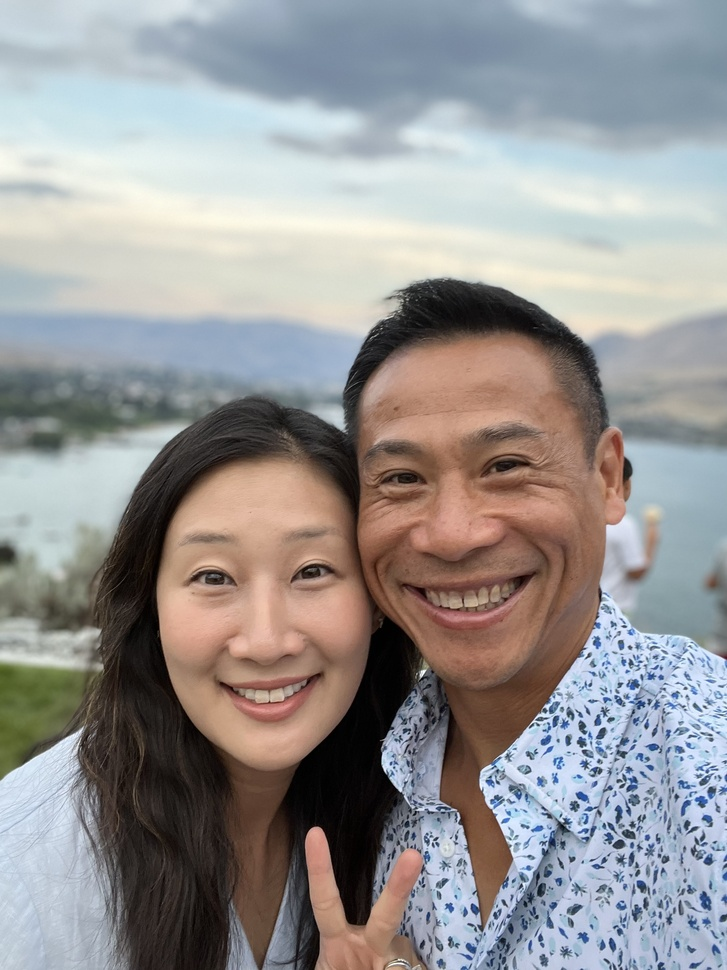
#> input picture curated_photos_2023/02_score-84_Library - 261 of 310.jpeg, 727 x 970 px, shrunk from 2316 x 3088 before the run
$ python -i exposure.py   (imports and definitions only)
#> lines starting #> are read from the running program, lines starting #| are printed output that depends on the picture
"""
Exposure Analysis Module

This module implements exposure scoring using histogram distribution analysis.
It detects over/under-exposed images by analyzing pixel distribution.

Algorithm: Histogram Distribution Analysis
- Fast histogram computation (O(n))
- No ML required
- Works for both B&W and color photos
"""

from typing import Dict, Tuple
import numpy as np
import cv2


def calculate_exposure_score(image: np.ndarray) -> float:
    """
    Calculate exposure score using histogram analysis.

    The algorithm analyzes the distribution of pixel intensities:
    - Overexposure: Too many pixels at maximum brightness (clipped highlights)
    - Underexposure: Too many pixels at minimum brightness (crushed shadows)
    - Well-exposed: Bell curve distribution with most pixels in mid-tones

    Args:
        image: Input image as numpy array (RGB or grayscale)
               Shape: (height, width, 3) for RGB or (height, width) for grayscale

    Returns:
        float: Exposure score from 0-100
               - 0-30: Severely over/underexposed (lost detail)
               - 30-50: Poor exposure (recoverable)
               - 50-70: Acceptable exposure
               - 70-100: Well-exposed

    Raises:
        ValueError: If image is None or has invalid dimensions
        TypeError: If image is not a numpy array

    Examples:
        >>> import cv2
        >>> image = cv2.imread('photo.jpg')
        >>> score = calculate_exposure_score(image)
        >>> print(f"Exposure: {score:.1f}")
        Exposure: 82.3

        >>> # Handle overexposed image
        >>> overexposed = cv2.imread('washed_out.jpg')
        >>> score = calculate_exposure_score(overexposed)
        >>> if score < 50:
        ...     print("Warning: Poor exposure detected")
    """
    # Input validation
    if image is None:
        raise ValueError("Image cannot be None")

    if not isinstance(image, np.ndarray):
        raise TypeError(f"Image must be numpy array, got {type(image)}")

    if image.size == 0:
        raise ValueError("Image cannot be empty")

    if len(image.shape) not in (2, 3):
        raise ValueError(f"Image must be 2D or 3D array, got shape {image.shape}")

    # Convert to grayscale for consistent analysis
    if len(image.shape) == 3:
        if image.shape[2] == 3:
            gray = cv2.cvtColor(image, cv2.COLOR_BGR2GRAY)
        elif image.shape[2] == 1:
            gray = image.squeeze()
        else:
            raise ValueError(f"Unexpected number of channels: {image.shape[2]}")
    else:
        gray = image

    # Calculate histogram (256 bins for 8-bit image)
    hist = cv2.calcHist([gray], [0], None, [256], [0, 256])
    hist = hist.flatten() / hist.sum()  # Normalize to probabilities

    # Detect clipping (overexposure)
    # Top 2% of intensity range (pixels >= 250)
    highlights_clipped = hist[250:].sum()

    # Detect crushing (underexposure)
    # Bottom 2% of intensity range (pixels <= 5)
    shadows_crushed = hist[:5].sum()

    # Calculate distribution (well-exposed has bell curve)
    # Middle 60% of intensity range (50-200)
    mid_tones = hist[50:200].sum()

    # Scoring formula
    # Penalize clipping and crushing (each can reduce score by up to 100 points)
    # Reward good mid-tone distribution (can add up to 50 points)
    clipping_penalty = highlights_clipped * 100
    crushing_penalty = shadows_crushed * 100
    distribution_bonus = mid_tones * 50

    # Calculate final score
    score = 100.0 - clipping_penalty - crushing_penalty + distribution_bonus

    # Clamp to 0-100 range
    score = max(0.0, min(100.0, score))

    return float(score)


def get_exposure_tier(score: float) -> str:
    """
    Convert exposure score to quality tier.

    Args:
        score: Exposure score (0-100)

    Returns:
        str: Quality tier ('severe', 'poor', 'acceptable', 'well_exposed')

    Examples:
        >>> get_exposure_tier(25.0)
        'severe'
        >>> get_exposure_tier(85.0)
        'well_exposed'
    """
    if score < 30:
        return 'severe'
    elif score < 50:
        return 'poor'
    elif score < 70:
        return 'acceptable'
    else:
        return 'well_exposed'


def analyze_histogram(image: np.ndarray) -> Dict[str, float]:
    """
    Perform detailed histogram analysis.

    Args:
        image: Input image as numpy array

    Returns:
        dict: Dictionary containing:
            - highlights_clipped (float): Percentage of overexposed pixels
            - shadows_crushed (float): Percentage of underexposed pixels
            - mid_tones (float): Percentage of pixels in mid-tone range
            - mean_intensity (float): Average pixel intensity (0-255)
            - std_intensity (float): Standard deviation of intensity

    Examples:
        >>> analysis = analyze_histogram(image)
        >>> print(f"Clipped highlights: {analysis['highlights_clipped']:.1%}")
        Clipped highlights: 5.2%
    """
    # Convert to grayscale
    if len(image.shape) == 3:
        gray = cv2.cvtColor(image, cv2.COLOR_BGR2GRAY)
    else:
        gray = image

    # Calculate histogram
    hist = cv2.calcHist([gray], [0], None, [256], [0, 256])
    hist = hist.flatten() / hist.sum()

    return {
        'highlights_clipped': float(hist[250:].sum()),
        'shadows_crushed': float(hist[:5].sum()),
        'mid_tones': float(hist[50:200].sum()),
        'mean_intensity': float(gray.mean()),
        'std_intensity': float(gray.std())
    }


def calculate_exposure_with_metadata(image: np.ndarray) -> dict:
    """
    Calculate exposure score with additional metadata.

    Args:
        image: Input image as numpy array

    Returns:
        dict: Dictionary containing:
            - score (float): Exposure score (0-100)
            - tier (str): Quality tier
            - histogram_analysis (dict): Detailed histogram metrics
            - dimensions (tuple): Image dimensions (height, width)

    Examples:
        >>> result = calculate_exposure_with_metadata(image)
        >>> print(result)
        {
            'score': 82.3,
            'tier': 'well_exposed',
            'histogram_analysis': {
                'highlights_clipped': 0.02,
                'shadows_crushed': 0.01,
                'mid_tones': 0.78,
                'mean_intensity': 125.5,
                'std_intensity': 45.2
            },
            'dimensions': (1920, 1080)
        }
    """
    # Convert to grayscale
    if len(image.shape) == 3:
        gray = cv2.cvtColor(image, cv2.COLOR_BGR2GRAY)
    else:
        gray = image

    # Calculate score
    score = calculate_exposure_score(image)

    # Get detailed analysis
    histogram_analysis = analyze_histogram(image)

    return {
        'score': float(score),
        'tier': get_exposure_tier(score),
        'histogram_analysis': histogram_analysis,
        'dimensions': gray.shape
    }


# [39 lines left out: function detect_exposure_issues, not called in this run]

>>> import cv2
>>> picture = cv2.imread('../../../curated_photos_2023/02_score-84_Library - 261 of 310.jpeg')
#> picture is the input picture: shape (970, 727, 3); mean B, G, R 148.8, 148.9, 150.8
>>> result = calculate_exposure_with_metadata(picture)
#> in calculate_exposure_with_metadata, `gray = cv2.cvtColor(image, cv2.COLOR_BGR2GRAY)`:
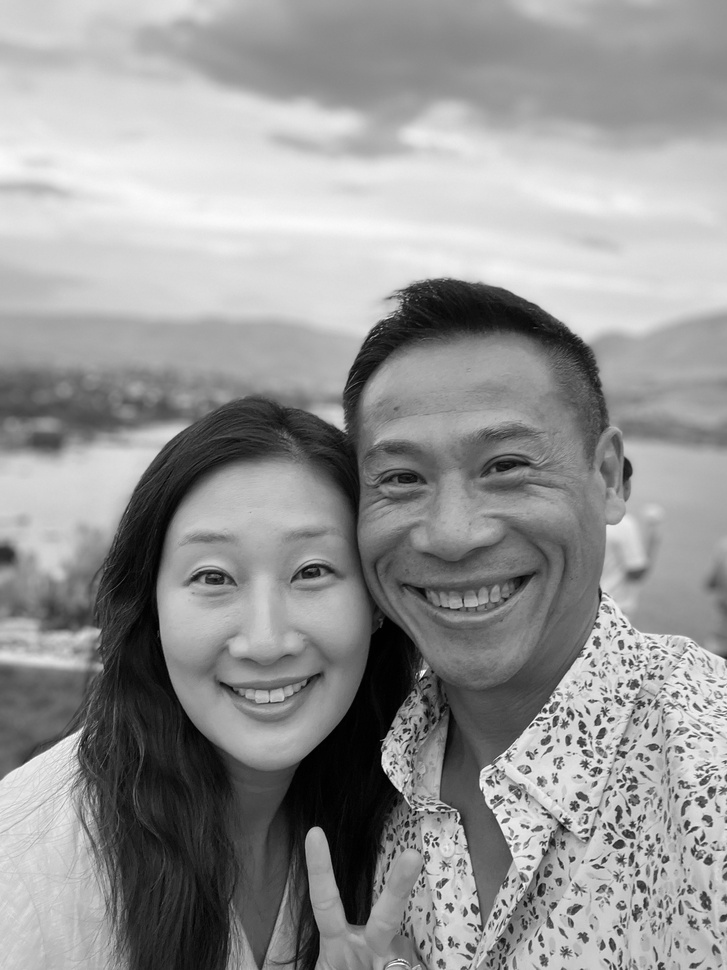
#> gray: shape (970, 727); min 0, max 254, mean 149.4
#> in calculate_exposure_score, `hist = cv2.calcHist([gray], [0], None, [256], [0, 256])`: hist = 256 values, max 7694 at index 219, min 0 at index 255, mean 2754.6
#> in calculate_exposure_score, `hist = hist.flatten() / hist.sum()`: hist = 256 values, max 0.0109 at index 219, min 0 at index 255, mean 0.00391
#> in calculate_exposure_score, `highlights_clipped = hist[250:].sum()`: highlights_clipped = 4.25e-05
#> in calculate_exposure_score, `shadows_crushed = hist[:5].sum()`: shadows_crushed = 0.0132
#> in calculate_exposure_score, `mid_tones = hist[50:200].sum()`: mid_tones = 0.61
#> in calculate_exposure_score, `clipping_penalty = highlights_clipped * 100`: clipping_penalty = 0.00425
#> in calculate_exposure_score, `crushing_penalty = shadows_crushed * 100`: crushing_penalty = 1.32
#> in calculate_exposure_score, `distribution_bonus = mid_tones * 50`: distribution_bonus = 30.49
#> in calculate_exposure_score, `score = 100.0 - clipping_penalty - crushing_penalty + distribution_bonus`: score = 129.2
#> in calculate_exposure_score, `score = max(0.0, min(100.0, score))`: score = 100
#> in analyze_histogram, `hist = cv2.calcHist([gray], [0], None, [256], [0, 256])`: hist = 256 values, max 7694 at index 219, min 0 at index 255, mean 2754.6
#> in analyze_histogram, `hist = hist.flatten() / hist.sum()`: hist = 256 values, max 0.0109 at index 219, min 0 at index 255, mean 0.00391
#> in calculate_exposure_with_metadata, `histogram_analysis = analyze_histogram(image)`: histogram_analysis = {'highlights_clipped': 4.25e-05, 'shadows_crushed': 0.0132, 'mid_tones': 0.61, 'mean_intensity': 149.4, 'std_intensity': 64.18}
#> result = 4 items

$ run again, on curated_photos_2023/04_score-40_Library - 260 of 310.jpeg
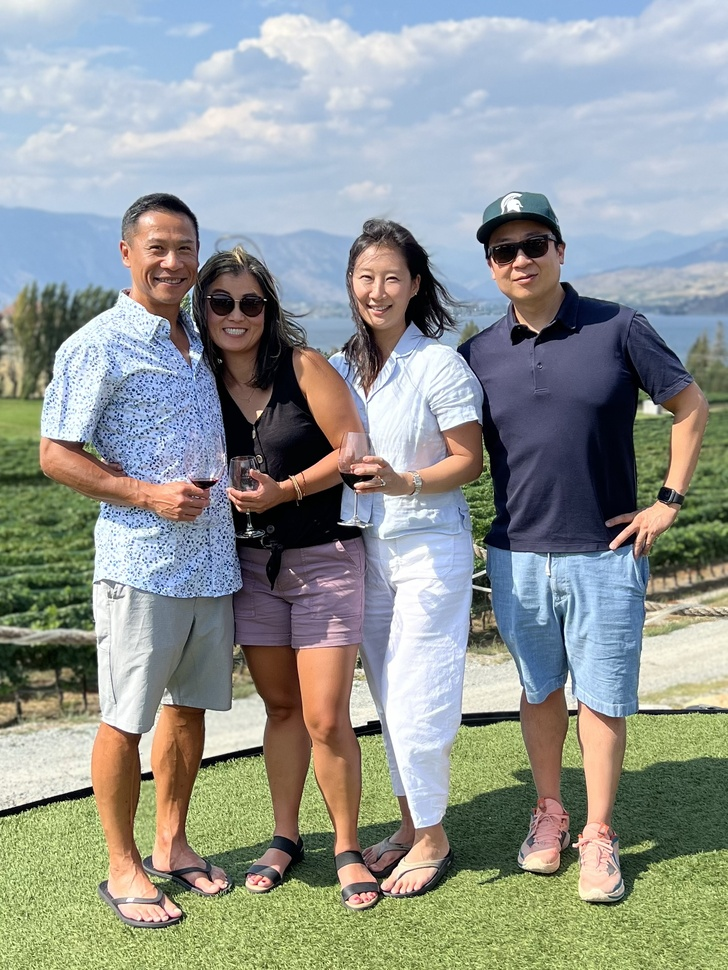
#> input picture curated_photos_2023/04_score-40_Library - 260 of 310.jpeg, 728 x 970 px, shrunk from 1717 x 2289 before the run
#> picture is the input picture: shape (970, 728, 3); mean B, G, R 147, 151.1, 145.8
#> in calculate_exposure_with_metadata, `gray = cv2.cvtColor(image, cv2.COLOR_BGR2GRAY)`:
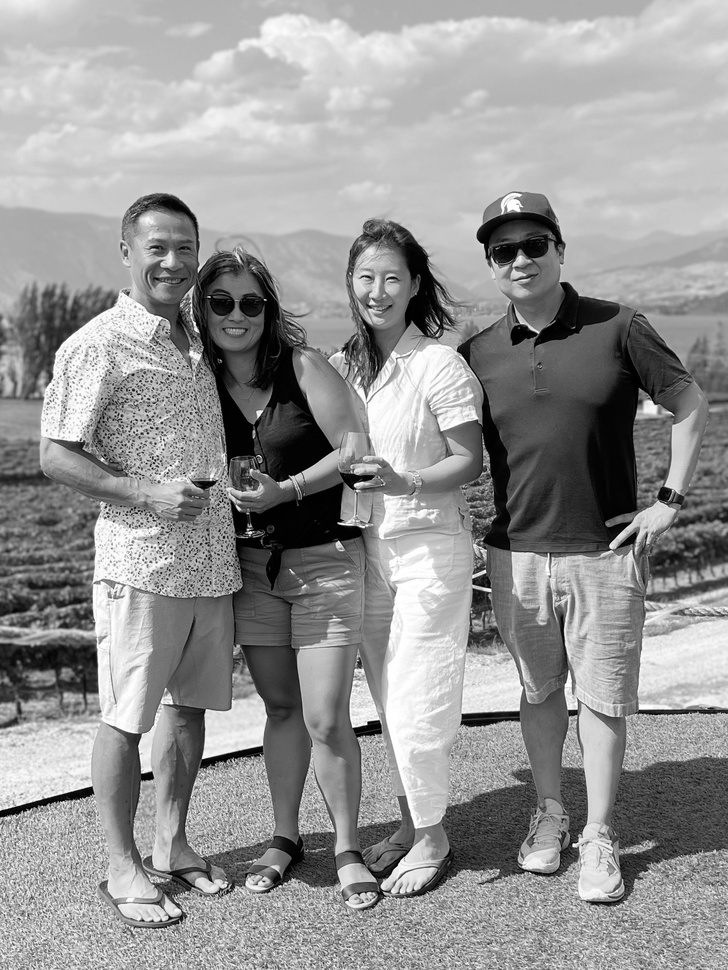
#> gray: shape (970, 728); min 0, max 255, mean 149.1
#> in calculate_exposure_score, `hist = cv2.calcHist([gray], [0], None, [256], [0, 256])`: hist = 256 values, max 9246 at index 197, min 497 at index 255, mean 2758.4
#> in calculate_exposure_score, `hist = hist.flatten() / hist.sum()`: hist = 256 values, max 0.0131 at index 197, min 0.000704 at index 255, mean 0.00391
#> highlights_clipped = 0.013
#> shadows_crushed = 0.0229
#> mid_tones = 0.678
#> clipping_penalty = 1.3
#> crushing_penalty = 2.29
#> distribution_bonus = 33.91
#> in calculate_exposure_score, `score = 100.0 - clipping_penalty - crushing_penalty + distribution_bonus`: score = 130.3
#> in calculate_exposure_score, `score = max(0.0, min(100.0, score))`: score = 100
#> in analyze_histogram, `hist = cv2.calcHist([gray], [0], None, [256], [0, 256])`: hist = 256 values, max 9246 at index 197, min 497 at index 255, mean 2758.4
#> in analyze_histogram, `hist = hist.flatten() / hist.sum()`: hist = 256 values, max 0.0131 at index 197, min 0.000704 at index 255, mean 0.00391
#> histogram_analysis = {'highlights_clipped': 0.013, 'shadows_crushed': 0.0229, 'mid_tones': 0.678, 'mean_intensity': 149.1, 'std_intensity': 64.05}
#> result = 4 items

$ run again, on curated_photos_2023/05_score-40_Library - 258 of 310.jpeg
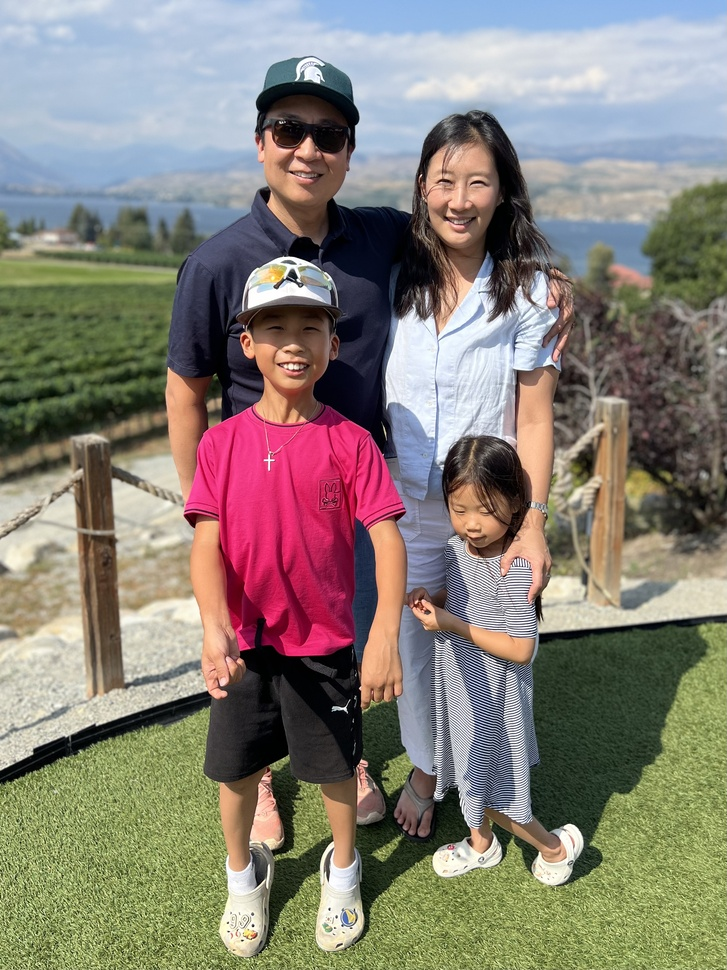
#> input picture curated_photos_2023/05_score-40_Library - 258 of 310.jpeg, 727 x 970 px, shrunk from 2591 x 3455 before the run
#> picture is the input picture: shape (970, 727, 3); mean B, G, R 118.7, 128.4, 135.5
#> in calculate_exposure_with_metadata, `gray = cv2.cvtColor(image, cv2.COLOR_BGR2GRAY)`:
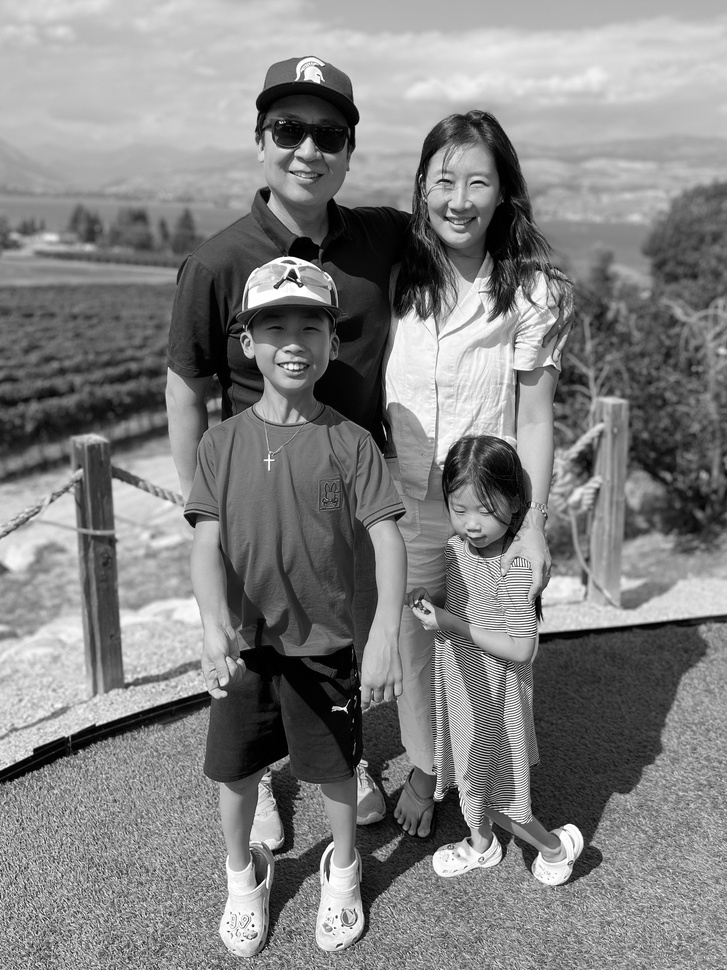
#> gray: shape (970, 727); min 0, max 255, mean 129.4
#> in calculate_exposure_score, `hist = cv2.calcHist([gray], [0], None, [256], [0, 256])`: hist = 256 values, max 5351 at index 179, min 239 at index 255, mean 2754.6
#> in calculate_exposure_score, `hist = hist.flatten() / hist.sum()`: hist = 256 values, max 0.00759 at index 179, min 0.000339 at index 255, mean 0.00391
#> highlights_clipped = 0.00683
#> shadows_crushed = 0.0198
#> mid_tones = 0.707
#> clipping_penalty = 0.683
#> crushing_penalty = 1.98
#> distribution_bonus = 35.34
#> in calculate_exposure_score, `score = 100.0 - clipping_penalty - crushing_penalty + distribution_bonus`: score = 132.7
#> in calculate_exposure_score, `score = max(0.0, min(100.0, score))`: score = 100
#> in analyze_histogram, `hist = cv2.calcHist([gray], [0], None, [256], [0, 256])`: hist = 256 values, max 5351 at index 179, min 239 at index 255, mean 2754.6
#> in analyze_histogram, `hist = hist.flatten() / hist.sum()`: hist = 256 values, max 0.00759 at index 179, min 0.000339 at index 255, mean 0.00391
#> histogram_analysis = {'highlights_clipped': 0.00683, 'shadows_crushed': 0.0198, 'mid_tones': 0.707, 'mean_intensity': 129.4, 'std_intensity': 64.33}
#> result = 4 items

$ run again, on curated_photos_2023/06_score-40_Library - 259 of 310.jpeg
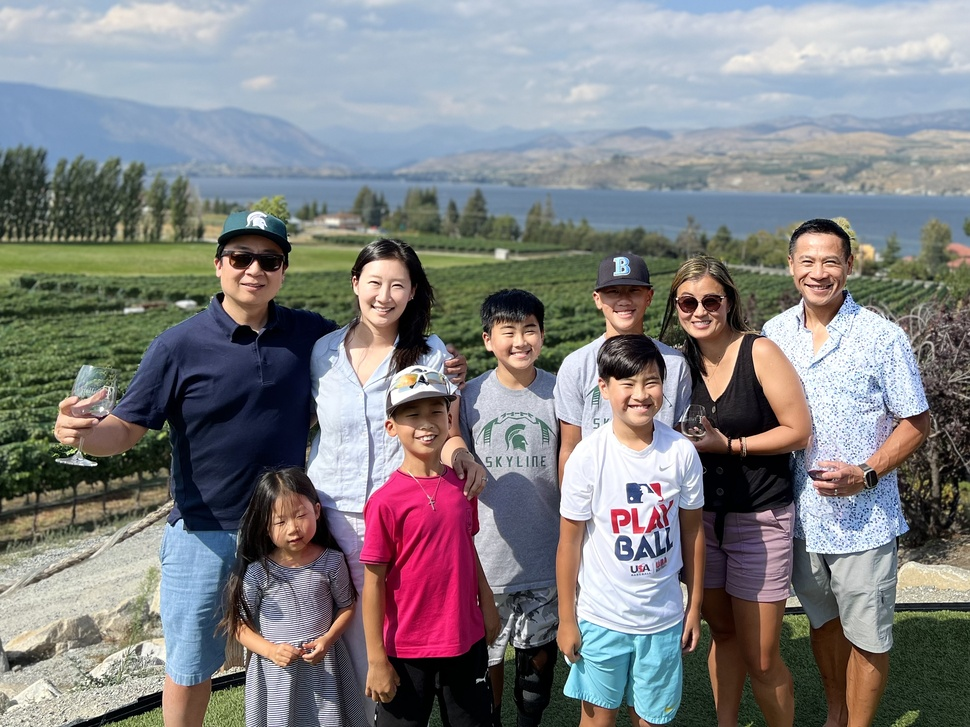
#> input picture curated_photos_2023/06_score-40_Library - 259 of 310.jpeg, 970 x 727 px, shrunk from 3030 x 2272 before the run
#> picture is the input picture: shape (727, 970, 3); mean B, G, R 130, 127.9, 128.6
#> in calculate_exposure_with_metadata, `gray = cv2.cvtColor(image, cv2.COLOR_BGR2GRAY)`:
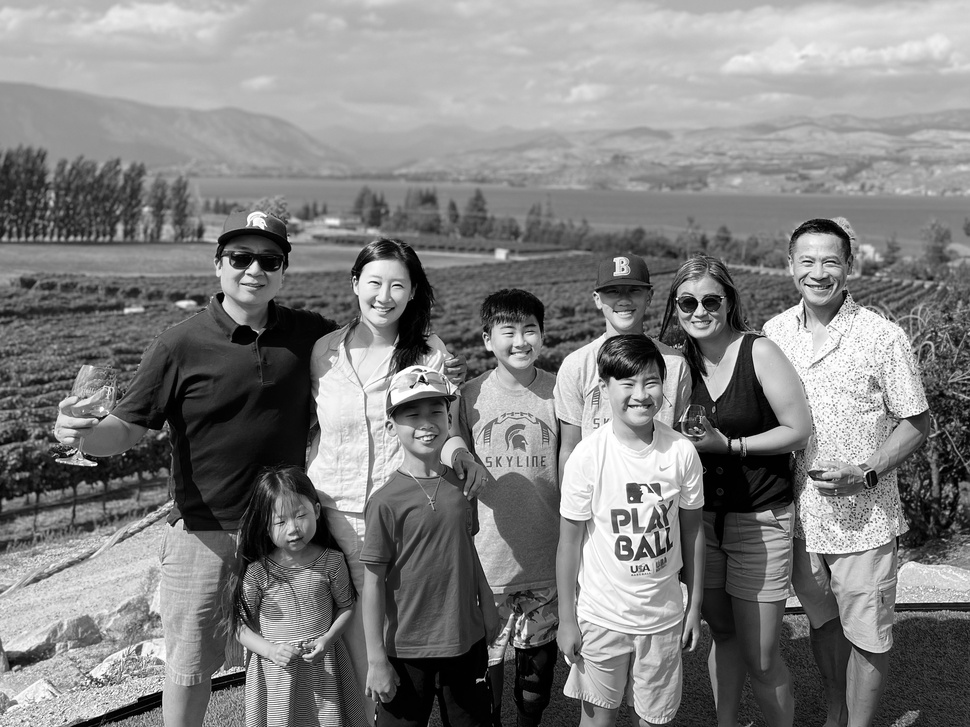
#> gray: shape (727, 970); min 0, max 255, mean 128.4
#> in calculate_exposure_score, `hist = cv2.calcHist([gray], [0], None, [256], [0, 256])`: hist = 256 values, max 7600 at index 187, min 544 at index 255, mean 2754.6
#> in calculate_exposure_score, `hist = hist.flatten() / hist.sum()`: hist = 256 values, max 0.0108 at index 187, min 0.000771 at index 255, mean 0.00391
#> highlights_clipped = 0.0103
#> shadows_crushed = 0.0263
#> mid_tones = 0.688
#> clipping_penalty = 1.03
#> crushing_penalty = 2.63
#> distribution_bonus = 34.4
#> in calculate_exposure_score, `score = 100.0 - clipping_penalty - crushing_penalty + distribution_bonus`: score = 130.7
#> in calculate_exposure_score, `score = max(0.0, min(100.0, score))`: score = 100
#> in analyze_histogram, `hist = cv2.calcHist([gray], [0], None, [256], [0, 256])`: hist = 256 values, max 7600 at index 187, min 544 at index 255, mean 2754.6
#> in analyze_histogram, `hist = hist.flatten() / hist.sum()`: hist = 256 values, max 0.0108 at index 187, min 0.000771 at index 255, mean 0.00391
#> histogram_analysis = {'highlights_clipped': 0.0103, 'shadows_crushed': 0.0263, 'mid_tones': 0.688, 'mean_intensity': 128.4, 'std_intensity': 67.39}
#> result = 4 items
